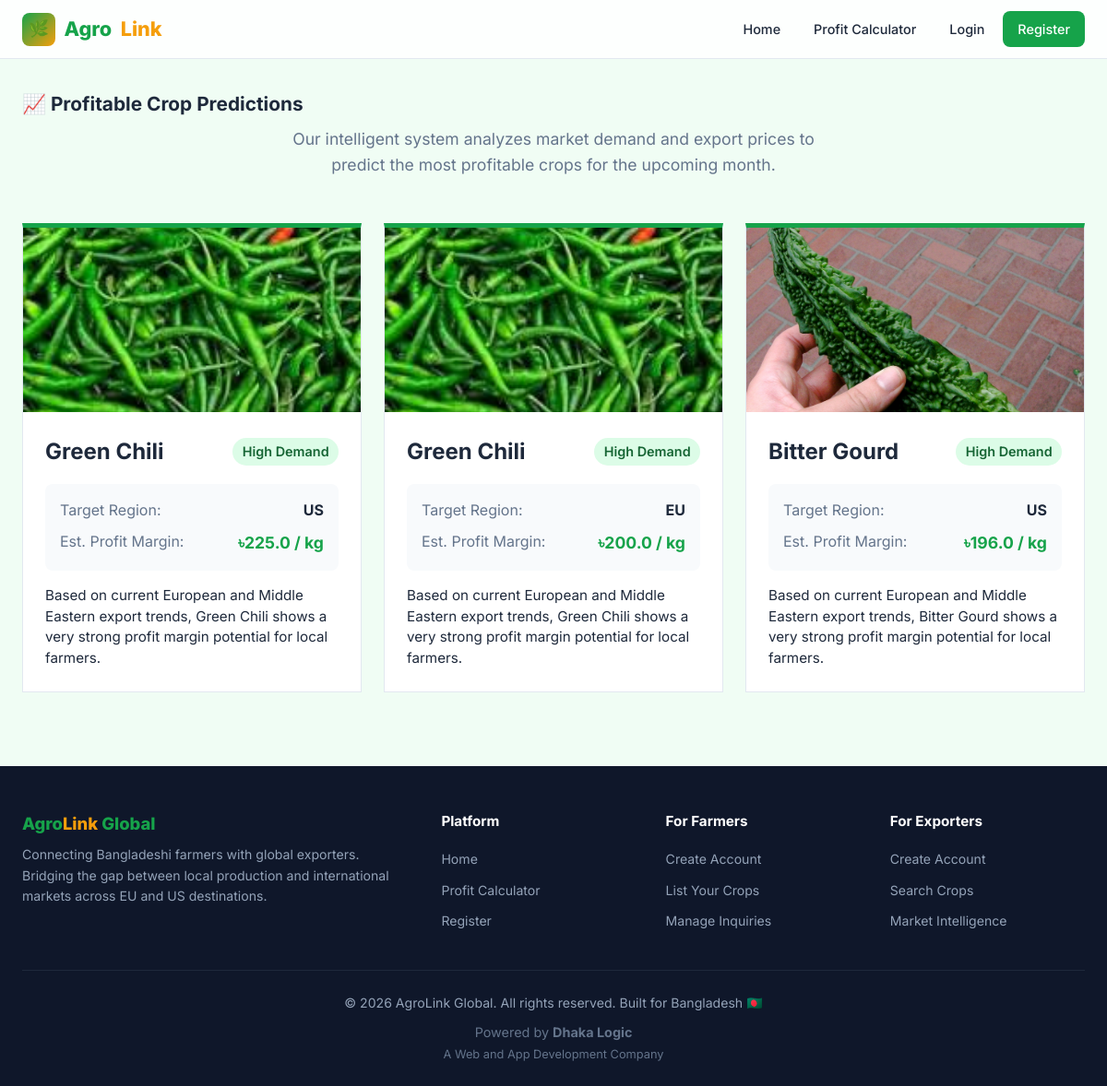
The page /predictions/ on the database its author committed.
### farmers/models.py (models this page shows, shortened)
class Vegetable(models.Model):
    class Season(models.TextChoices):
        KHARIF1 = 'kharif1', 'Kharif-1 (Mar–Jun)'
        KHARIF2 = 'kharif2', 'Kharif-2 (Jul–Oct)'
        RABI = 'rabi', 'Rabi (Nov–Feb)'
        YEAR_ROUND = 'year_round', 'Year Round'
    name = models.CharField(max_length=100)
    local_name = models.CharField(max_length=100, blank=True, help_text='Name in Bangla/local language')
    description = models.TextField(blank=True)
    season = models.CharField(max_length=20, choices=Season.choices, default=Season.RABI)
    image = models.ImageField(upload_to='vegetables/', blank=True, null=True)
    demand_score = models.FloatField(default=0.5)
    created_at = models.DateTimeField(auto_now_add=True)
    class Meta:
        db_table = 'vegetables'
        ordering = ['name']

### dashboard/views.py (the view)
# urls.py: path('predictions/', dashboard_views.predictions_list, name='predictions_list'),
def predictions_list(request):
    from .utils import get_profitable_predictions
    predictions = get_profitable_predictions()
    return render(request, 'dashboard/predictions_list.html', {'predictions': predictions})

### templates/dashboard/predictions_list.html (shortened to what this page needs)
{% extends 'base.html' %}
{% block content %}
<div class="container section">
    <div style="text-align: center; margin-bottom: 3rem;">
        <h1 class="section-title" style="margin-bottom: 0.5rem;">📈 Profitable Crop Predictions</h1>
        <p style="color: var(--clr-text-light); font-size: 1.1rem; max-width: 600px; margin: 0 auto;">Our intelligent system analyzes market demand and export prices to predict the most profitable crops for the upcoming month.</p>
    </div>
    <div class="grid grid-3">
        {% for pred in predictions %}
        <div class="card" style="padding: 0; overflow: hidden; border-radius: var(--radius-md); border-top: 5px solid var(--clr-primary);">
            {% if pred.image_url %}
                <img src="{{ pred.image_url }}" alt="{{ pred.name }}" style="width: 100%; height: 200px; object-fit: cover;">
            {% endif %}
            <div style="padding: 1.5rem;">
                <div style="display: flex; justify-content: space-between; align-items: center; margin-bottom: 1rem;">
                    <h3 style="font-size: 1.5rem; color: var(--clr-text-dark); margin: 0;">{{ pred.name }}</h3>
                    <span class="badge badge-success" style="font-size: 0.9rem;">High Demand</span>
                </div>
                <div style="background: #f8fafc; padding: 1rem; border-radius: var(--radius-sm); margin-bottom: 1rem;">
                    <div style="display: flex; justify-content: space-between; margin-bottom: 0.5rem;">
                        <span style="color: var(--clr-text-light);">Target Region:</span>
                        <strong style="color: var(--clr-text-dark);">{{ pred.region }}</strong>
                    </div>
                    <div style="display: flex; justify-content: space-between;">
                        <span style="color: var(--clr-text-light);">Est. Profit Margin:</span>
                        <strong style="color: var(--clr-primary); font-size: 1.1rem;">৳{{ pred.profit }} / kg</strong>
                    </div>
                </div>
                <p style="color: var(--clr-text); font-size: 0.95rem; line-height: 1.5;">Based on current European and Middle Eastern export trends, {{ pred.name }} shows a very strong profit margin potential for local farmers.</p>
            </div>
        </div>
        {% empty %}
        <p style="grid-column: 1 / -1; text-align: center; padding: 2rem;">No predictions available right now.</p>
        {% endfor %}
    </div>
</div>
{% endblock %}

### static/css/style.css (style rules this page uses)
:root { --clr-primary: #16a34a; --clr-primary-dark: #15803d; --clr-primary-light: #bbf7d0; --clr-accent: #f59e0b; --clr-accent-dark: #d97706; --clr-bg: #f0fdf4; --clr-bg-dark: #0f172a; --clr-surface: #ffffff; --clr-surface-alt: #f8fafc; --clr-text: #1e293b; --clr-text-light: #64748b; --clr-border: #e2e8f0; --clr-danger: #ef4444; --clr-info: #3b82f6; --clr-success: #22c55e; --clr-warning: #f59e0b; --radius: 12px; --radius-sm: 8px; --radius-lg: 20px; --shadow: 0 1px 3px rgba(0,0,0,.08), 0 4px 12px rgba(0,0,0,.04); --shadow-md: 0 4px 16px rgba(0,0,0,.1); --shadow-lg: 0 8px 32px rgba(0,0,0,.12); --transition: all .25s cubic-bezier(.4,0,.2,1); --font: 'Inter', system-ui, -apple-system, sans-serif; }
*, *::before, *::after { box-sizing: border-box; margin: 0; padding: 0; }
html { scroll-behavior: smooth; font-size: 16px; }
body { font-family: var(--font); background: var(--clr-bg); color: var(--clr-text); line-height: 1.6; min-height: 100vh; display: flex; flex-direction: column; }
img { max-width: 100%; height: auto; display: block; }
.container { max-width: 1280px; margin: 0 auto; padding: 0 1.5rem; }
.card { background: var(--clr-surface); border-radius: var(--radius); border: 1px solid var(--clr-border); padding: 1.5rem; transition: var(--transition); }
.grid { display: grid; gap: 1.5rem; }
.grid-3 { grid-template-columns: repeat(auto-fill, minmax(280px, 1fr)); }
.section { margin-bottom: 3rem; }
.section-title { font-size: 1.3rem; font-weight: 700; margin-bottom: 1.25rem; color: var(--clr-text); display: flex; align-items: center; gap: .5rem; }
.badge { display: inline-flex; align-items: center; padding: .2rem .65rem; border-radius: 20px; font-size: .78rem; font-weight: 600; }
.badge-success { background: #dcfce7; color: #166534; }

### rows shown on the page
Vegetable: shows a picture, name "Green Chili", region "US", profit "225.0", region "EU", profit "200.0"
Vegetable: shows a picture, name "Bitter Gourd", region "US", profit "196.0"
